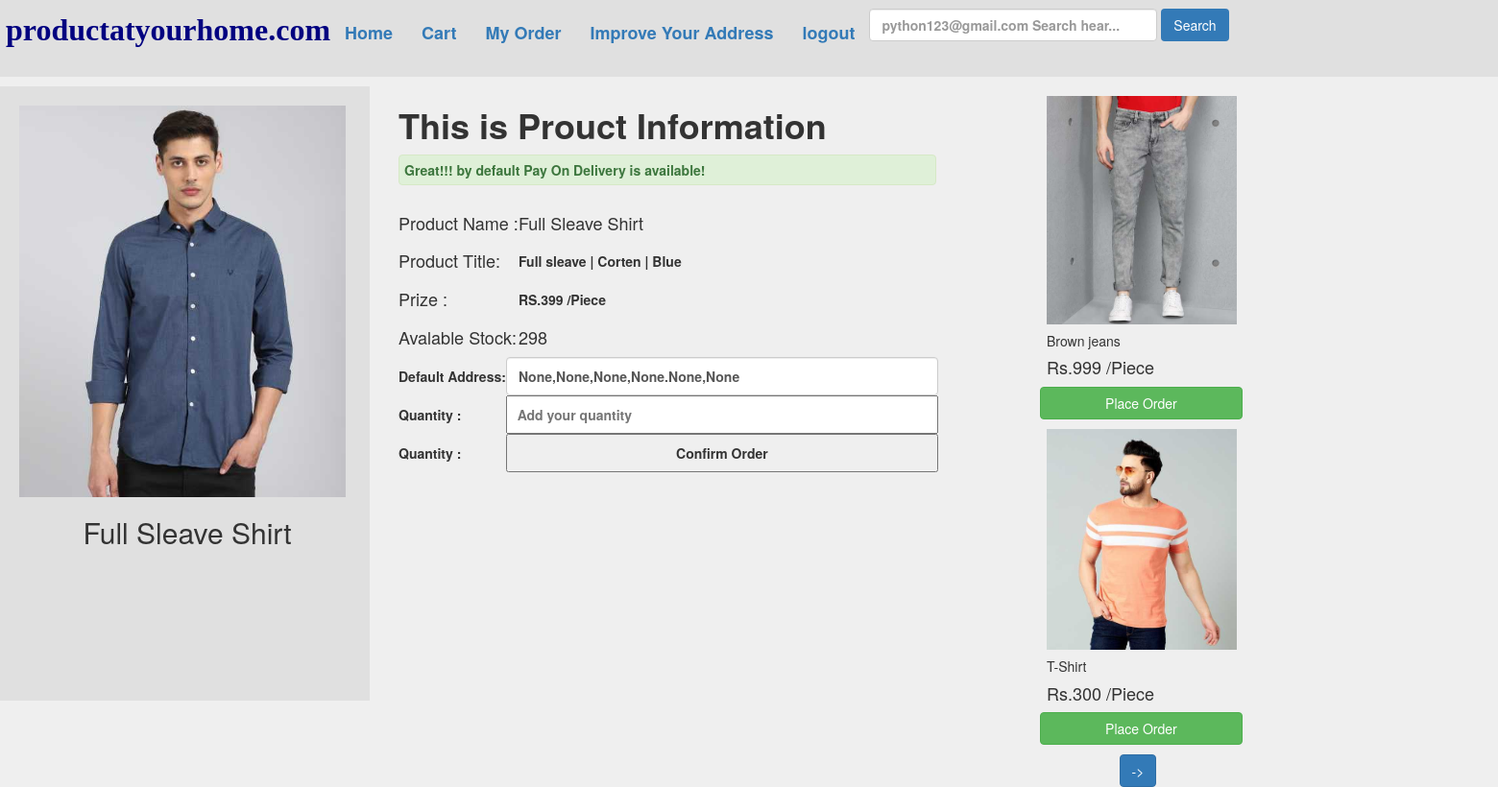
The app's page /order/23/ (signed in) with its own data.
### abstractapp/models.py (models this page shows, shortened)
class User(AbstractBaseUser,PermissionsMixin):
    name=models.CharField(max_length=100)
    email=models.EmailField(_('email address'),unique=True)
    phone=models.CharField(max_length=10)
    status=models.BooleanField(default=True)
    is_staff=models.BooleanField(default=False)
    is_active =models.BooleanField(default=True)
    cuntry = models.CharField(max_length=20, null=True, blank=True)
    state=models.CharField(default= None,max_length=20,null=True, blank=True)
    city=models.CharField(max_length=20,default=None,null=True, blank=True)
    landmark = models.CharField(max_length=30, null=True, default=None, blank=True)
    road = models.CharField(max_length=50, null=True, default=None, blank=True)
    place=models.CharField(max_length=50, blank=True,null=True,default=None)
    pin=models.IntegerField(max_length=6,null=True,default=None, blank=True)
    USERNAME_FIELD = 'email'
    REQUIRED_FIELDS = ['name','phone']
    objects=CustomerUserManager()

class Product(models.Model):
    pname=models.CharField(max_length=250)
    ptitle=models.TextField(max_length=300)
    cat=models.CharField(choices=CAT_CHOISES,max_length=20)
    quantity_type=models.CharField(choices=CAT_TYPE_CHOISES,max_length=20)
    prize=models.BigIntegerField(max_length=5)
    offer=models.IntegerField(max_length=3)
    image=models.ImageField(upload_to="images",max_length=500)
    total=models.IntegerField(max_length=5)
    aval=models.IntegerField(max_length=5)

### abstractapp/views.py (the view, shortened to what this page needs)
# urls.py: path('order/<int:pid>/', views.order),
def order(request, pid):
    if request.user.is_authenticated:
        user_data = User.objects.filter(email=request.user)
        data = Product.objects.filter(id=pid)
        cat_data = Product.objects.filter(cat=data[0].cat)
        cat_data=Paginator(cat_data,2)
        page_number=request.GET.get('page')
        page_obj=cat_data.get_page(page_number)
        print(request.POST.get('update'))
        return render(request, 'all_order.html', {'data': data,"user_data":user_data,'page_obj':page_obj})
    else:
        return HttpResponse(
                    f'''<center style="color:red"><h1>You'r not authinticated..<br><h4><a href="/login">Login First!''')

### templates/all_order.html (shortened to what this page needs)
<!DOCTYPE html>
<html lang="en">
<head>
    {% extends "base.html" %}
    {% load cart %}
{% block body %}
{% for i in data %}
<div class="row" style="margin-top:10px;">
    <div class="col-sm-2" style="background:#1111;height:640px;width:400px;">
        <div style="margin-left:20px;margin-top:20px;">
            <img src="/media/{{i.image}}" alt="" height=auto width="340px">
            <center><h2><thead>{{i.pname}}</thead></h2>
        </div>
    </div>
    <div class="col-sm-3 mx-3" style="background:light ;height:280px;width:650px">
        <div class="container">
            <lable><h1><b>This is Prouct Information</b></h1></lable>
            <div class="alert alert-success" style="width:560px;padding:5px"><strong>Great!!! by default Pay On Delivery is available!</strong></div>
            <table>
                <tr>
                    <td>
                        <h4>Product Name :</h4>
                    </td>
                    <th>
                        <h4>{{i.pname}}</h4>
                    </th>
                </tr>
                 <tr>
                    <td>
                        <h4>Product Title:</h4>
                    </td>
                    <th style="margin-left:10px">
                        {{i.ptitle}}
                    </th>
                </tr>
                 <tr>
                    <td>
                        <h4>Prize :</h4>
                    </td>
                    <th>
                        RS.{{i.prize}} {{i.quantity_type}}
                    </th>
                </tr>
                 <tr>
                    <td>
                        <h4>Avalable Stock:</h4>
                    </td>
                    <th>
                        <h4>{{i.aval}}</h4>
                    </th>
                 </tr>
        </div>
        {% endfor %}
        <form action="" method="post">
            {% for i in user_data %}
         <table>
                <tr>
                    <th>
                        Default Address:
                    </th>
                    <td>
                        <input type="text" style="height:40px;width:450px" name="order_add" class="form-control" value="{{i.place}},{{i.road}},{{i.city}},{{i.state}}.{{i.cuntry}},{{i.pin}}">
                    </td>
                </tr>
                <tr>
                <th>
                    Quantity :
                </th>
                <td>
                    <input name="quantity" style="height:40px;width:450px" type="number" placeholder="  Add your quantity">
                </td>
                </tr>
                <tr>
                <th>
                    Quantity :
                </th>
                <td>
                    <input style="height:40px;width:450px" type="submit" name="confirm" value="Confirm Order" placeholder="">
                </td>
                </tr>
            </table>
        </form>
    </div>
{% endfor %}
</div>
<div class="col-sm-2 mx-3" style="background:re;height:640px;width:300px">
    {% for i in page_obj %}
    <div class="card mt-4 mx-5 shadow col d-flex justify-content-center" style="width:200px;hight:20px;margin-top:10px;margin-left:40px">
                <img src="/media/{{i.image}}" alt="Love" width="198px" height=auto>
                <div class="cord-body mb-8">
                    <p class="card-text"><h5>{{i.pname}}</h5></p>
                    <h4 class="card-title">Rs.{{i.prize}} {{i.quantity_type}}</h4>
                    <div class="card-footer row no-gutters p-0">
                     <a href="/order/{{i.id}}" style="margin-left:8px"class="btn btn-success border col-sm-11 mx-3 md-4">Place Order</a>
                     </div>
                </div>
            </div>
        {% endfor %}
    <center>
        {% if page_obj.has_next %}
         <a href="?page={{page_obj.next_page_number}}" class="btn btn-primary" style="margin-top:10px">-></a>
        {% endif %}
    </div>
{% endblock %}

### templates/base.html (shortened to what this page needs)
<!DOCTYPE html>
<html lang="en">
<head>
  <link rel="stylesheet" href="https://maxcdn.bootstrapcdn.com/bootstrap/3.4.1/css/bootstrap.min.css">
</head>
<body style="background:#1111">
<div class="row" style="background:#1111">
    <b><nav class="navbar navbar-dark">
        <ul class="nav navbar-nav" style="margin-left:20px;font-size:large;">
            <li><div style=color:red;font-size:xx-large;font-family:mospace;color:navy;"><b>productatyourhome.com</b></div></li>
            <li><a href="/home">Home</a></li>
            <li><a href="/cart">Cart</a></li>
            <li><a href="/myorder">My Order</a></li>
            <li><a href="" type="button" data-toggle="modal" data-target="#myModal">Improve Your Address</a href=""></li>
            <li><a href="/logout">logout</a></li>
        </ul>
        <span>
                <form class="form-inline" style="margin-top:8px">
                <input class="form-control" type="search" placeholder="{{request.user}} Search hear..." aria-label="Search" style="width:300px">
                <button class="btn btn-outline-success my-2 my-sm-0 bg-primary" type="submit">Search</button>
            </form></span>
    </nav>
</div>
{% block body %}
{% endblock %}
</body>
</html>

### records on screen
User: user "python123@gmail.com Search hear...", order_add "None,None,None,None.None,None"
Product: image (picture), pname "Full Sleave Shirt", ptitle "Full sleave | Corten | Blue", prize "399", quantity_type "/Piece", aval "298"
Product: image (picture), pname "Brown jeans", prize "999", quantity_type "/Piece"
Product: image (picture), pname "T-Shirt", prize "300", quantity_type "/Piece"
